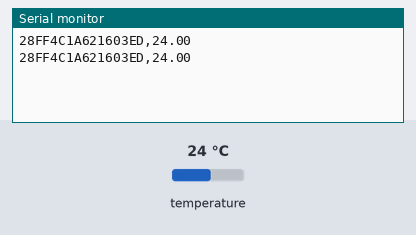
The sketch below on a simulated Arduino Uno, built with avr-gcc and run on an emulated ATmega328P. Shown: the last lines printed to the serial monitor. The test bench sets the inputs (shaded band); at power-on: temperature 24 °C.

Above: at 11.6 s.
11.7 s: temperature set to 12 °C
At 21.8 s:
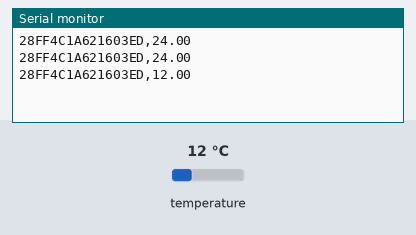
22.1 s: temperature set to 19 °C
At 31.8 s:
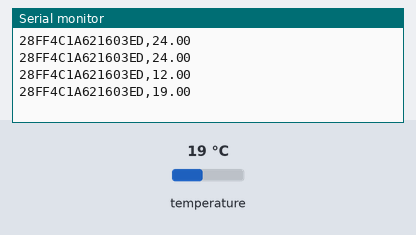
Timing chart, 0 to 33.3 s (numbered marks = the images above; inputs shaded):
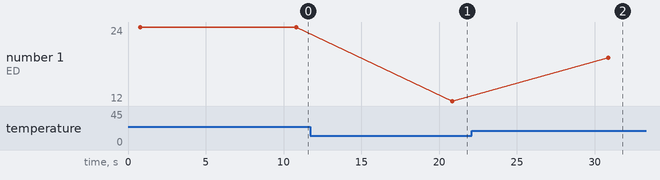

Measured:
- after the input at 11.7 s, the serial monitor: prints a new line after 9.2 s (image 1)
- after the input at 22.1 s, the serial monitor: prints a new line after 8.8 s (image 2)
- plotted number 1: 24 → 12 after the input at 11.7 s, 12 → 19 after the input at 22.1 s

The sketch:

ds18b20_logger.ino
```cpp
// ds18b20_logger.ino -- temperature logger for the flash-drive test rig.
//
// Reads every DS18B20 probe on one 1-Wire bus and prints one line per probe:
//
//     <ROM code in hex>,<temperature in degrees C>
//
// e.g.  28FF4A1B6C1403C1,31.25
//
// The host-side reader (flashrel.sensors.SerialTemperatureSource) maps each ROM
// code to a drive ID or "ambient". Wiring: probe data line to pin 2, a 4.7 kOhm
// pull-up from pin 2 to 5 V, probe VDD to 5 V, probe GND to GND. Up to ~10 probes
// share the bus. Libraries: OneWire, DallasTemperature (Arduino Library Manager).

#include <OneWire.h>
#include <DallasTemperature.h>

const uint8_t ONE_WIRE_PIN = 2;
const unsigned long SAMPLE_PERIOD_MS = 10000;  // one reading per probe every 10 s

OneWire bus(ONE_WIRE_PIN);
DallasTemperature probes(&bus);

void printRom(const DeviceAddress rom) {
  for (uint8_t i = 0; i < 8; i++) {
    if (rom[i] < 16) Serial.print('0');
    Serial.print(rom[i], HEX);
  }
}

void setup() {
  Serial.begin(9600);
  probes.begin();
  probes.setResolution(12);  // 0.0625 degC steps, 750 ms conversion
}

void loop() {
  unsigned long started = millis();
  probes.requestTemperatures();
  uint8_t count = probes.getDeviceCount();
  for (uint8_t i = 0; i < count; i++) {
    DeviceAddress rom;
    if (!probes.getAddress(rom, i)) continue;
    float celsius = probes.getTempC(rom);
    if (celsius == DEVICE_DISCONNECTED_C) continue;
    printRom(rom);
    Serial.print(',');
    Serial.println(celsius, 2);
  }
  while (millis() - started < SAMPLE_PERIOD_MS) delay(50);
}
```
